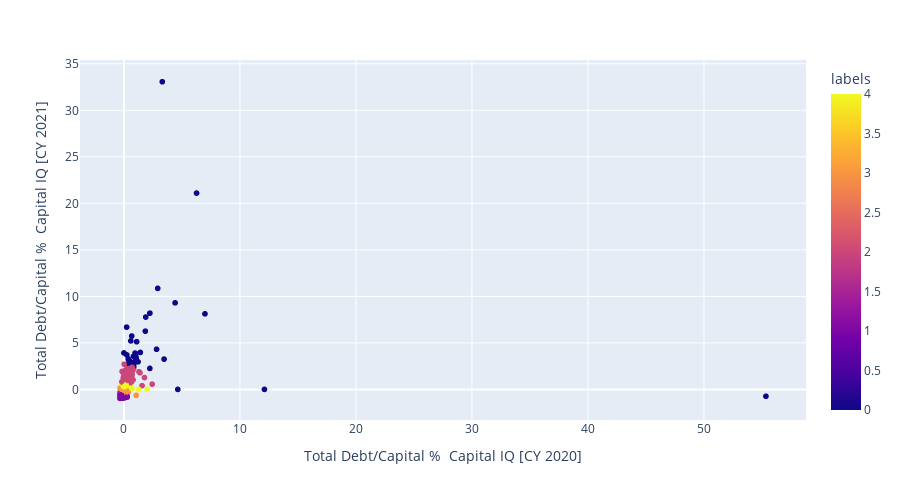

The notebook cell saved with this chart:
### Code cell
#Visualisation des clusters
fig4 = px.scatter( debt_capital_label2, 
                  x = 'Total Debt/Capital %  Capital IQ [CY 2020]', 
                  y = 'Total Debt/Capital %  Capital IQ [CY 2021]',
                  color= 'labels', width = 900, height = 500  )
fig4.show()

### Figure 1 — Plotly figure (JSON) as saved in the notebook; plotly's stock layout.template omitted (floating-point values rounded to 4 significant figures; data arrays with more than 128 entries replaced by an {"elided": "..."} marker saying what was removed)
{"data": [{"hovertemplate": "Total Debt/Capital %  Capital IQ [CY 2020]=%{x}<br>Total Debt/Capital %  Capital IQ [CY 2021]=%{y}<br>labels=%{marker.color}<extra></extra>", "legendgroup": "", "marker": {"color": {"elided": "3568 int values"}, "coloraxis": "coloraxis", "symbol": "circle"}, "mode": "markers", "name": "", "showlegend": false, "type": "scattergl", "x": {"elided": "3568 float values"}, "xaxis": "x", "y": {"elided": "3568 float values"}, "yaxis": "y"}], "layout": {"coloraxis": {"colorbar": {"title": {"text": "labels"}}, "colorscale": [[0, "#0d0887"], [0.1111, "#46039f"], [0.2222, "#7201a8"], [0.3333, "#9c179e"], [0.4444, "#bd3786"], [0.5556, "#d8576b"], [0.6667, "#ed7953"], [0.7778, "#fb9f3a"], [0.8889, "#fdca26"], [1, "#f0f921"]]}, "height": 500, "legend": {"tracegroupgap": 0}, "margin": {"t": 60}, "width": 900, "xaxis": {"anchor": "y", "domain": [0, 1], "title": {"text": "Total Debt/Capital %  Capital IQ [CY 2020]"}}, "yaxis": {"anchor": "x", "domain": [0, 1], "title": {"text": "Total Debt/Capital %  Capital IQ [CY 2021]"}}}}
